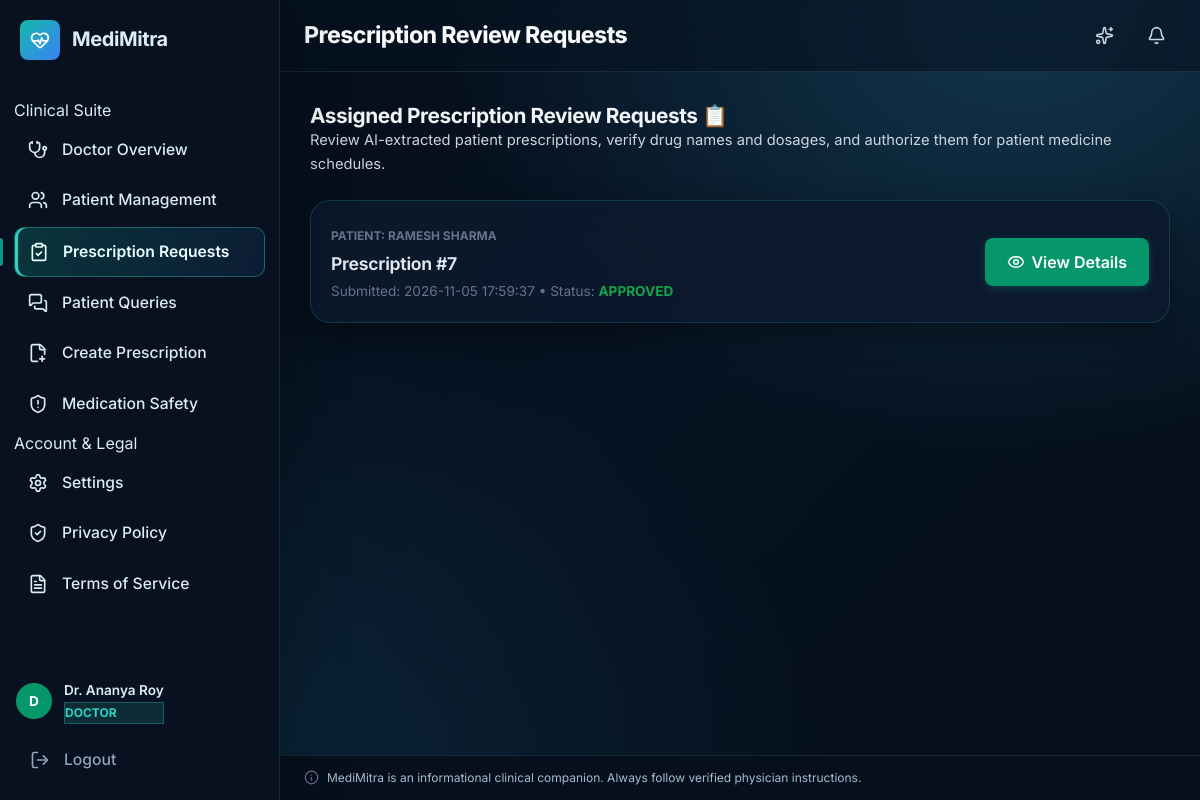
The page /doctor/prescriptions (signed in) on the database its author committed.
### tables this page shows
CREATE TABLE users (
    id INTEGER PRIMARY KEY AUTOINCREMENT,
    username TEXT UNIQUE NOT NULL,
    email TEXT UNIQUE NOT NULL,
    password_hash TEXT NOT NULL,
    full_name TEXT NOT NULL,
    role TEXT NOT NULL DEFAULT 'patient',  -- 'patient' or 'caregiver'
    phone TEXT,
    created_at TIMESTAMP DEFAULT CURRENT_TIMESTAMP,
    updated_at TIMESTAMP DEFAULT CURRENT_TIMESTAMP
, is_active INTEGER DEFAULT 1, language TEXT DEFAULT en, auto_camera INTEGER DEFAULT 1);

CREATE TABLE prescriptions (
    id INTEGER PRIMARY KEY AUTOINCREMENT,
    user_id INTEGER NOT NULL,
    image_path TEXT NOT NULL,
    raw_ocr_text TEXT,
    extracted_data TEXT,    -- JSON of parsed prescription
    doctor_name TEXT,
    hospital_name TEXT,
    scan_date TIMESTAMP DEFAULT CURRENT_TIMESTAMP,
    verified INTEGER DEFAULT 0, status TEXT NOT NULL DEFAULT 'uploaded', assigned_doctor_id INTEGER, patient_confirmed_at TIMESTAMP, approved_at TIMESTAMP,
    FOREIGN KEY (user_id) REFERENCES users(id)
);

### routes/doctor.py (the view)
@doctor_bp.get("/prescriptions")
@login_required
def prescriptions():
    profile = _require_verified_doctor()
    if not profile:
        abort(403)
    rows = query_db(
        """SELECT p.*, u.full_name AS patient_name, u.email AS patient_email
           FROM prescriptions p
           JOIN users u ON u.id = p.user_id
           WHERE p.assigned_doctor_id = ?
           ORDER BY p.patient_confirmed_at DESC""",
        [session["user_id"]]
    )
    items = []
    for r in rows:
        d = dict(r)
        d["fields"] = json.loads(d.get("extracted_data") or "{}")
        items.append(d)
    return render_template("doctor_prescriptions.html", prescriptions=items)

### templates/doctor_prescriptions.html (shortened to what this page needs)
{% extends "base.html" %}
{% block page_title %}Prescription Review Requests{% endblock %}
{% block content %}
<div style="max-width: 1000px; margin: 0 auto;">
    <div style="margin-bottom: 24px;">
        <h2>Assigned Prescription Review Requests 📋</h2>
        <p style="color:#64748b;">Review AI-extracted patient prescriptions, verify drug names and dosages, and authorize them for patient medicine schedules.</p>
    </div>
    <div style="display:flex; flex-direction:column; gap:16px;">
        {% if prescriptions %}
            {% for p in prescriptions %}
            <div class="card" style="padding:20px; display:flex; justify-content:space-between; align-items:center; flex-wrap:wrap; gap:16px; border-left:4px solid {% if p.status == 'approved' %}#16a34a{% elif p.status == 'under_review' %}#f59e0b{% elif p.status == 'rejected' %}#ef4444{% else %}#0284c7{% endif %};">
                <div>
                    <span style="font-size:0.75rem; text-transform:uppercase; font-weight:700; color:#64748b;">
                        Patient: {{ p.patient_name }}
                    </span>
                    <h3 style="margin:4px 0; font-size:1.15rem; color:#0f172a;">
                        Prescription #{{ p.id }}
                    </h3>
                    <div style="font-size:0.85rem; color:#64748b;">
                        Submitted: {{ p.patient_confirmed_at or p.scan_date }} • Status:
                        <strong style="text-transform:uppercase; color:{% if p.status == 'approved' %}#16a34a{% elif p.status == 'under_review' %}#d97706{% else %}#dc2626{% endif %};">
                            {{ p.status }}
                        </strong>
                    </div>
                </div>
                <div style="display:flex; align-items:center; gap:12px;">
                    <a href="{{ url_for('doctor.review', prescription_id=p.id) }}" class="btn btn-primary" style="background:#059669; border:none; display:inline-flex; align-items:center; gap:6px;">
                        <i data-lucide="eye" style="width:16px;height:16px;"></i>
                        <span>{% if p.status == 'under_review' %}Review &amp; Approve{% else %}View Details{% endif %}</span>
                    </a>
                </div>
            </div>
            {% endfor %}
        {% else %}
            <div class="card" style="text-align:center; padding:48px; color:#64748b;">
                <i data-lucide="inbox" style="width:48px;height:48px;color:#cbd5e1;margin-bottom:12px;"></i>
                <p style="margin:0; font-weight:600;">No prescriptions in queue.</p>
            </div>
        {% endif %}
    </div>
</div>
{% endblock %}

### templates/base.html (shortened to what this page needs)
<!DOCTYPE html>
<html lang="en">
<head>
    <link rel="stylesheet" href="{{ url_for('static', filename='css/style.css') }}">
    <link rel="stylesheet" href="{{ url_for('static', filename='css/responsive.css') }}">
</head>
<body>
    {% if current_user %}
    <aside class="sidebar" id="sidebar">
        <div class="sidebar-header">
            <div class="logo">
                <div class="logo-icon">
                    <i data-lucide="heart-pulse"></i>
                </div>
                <span class="logo-text">MediMitra</span>
            </div>
        </div>
        <nav class="sidebar-nav">
            <ul>
                {% if current_user.role == 'patient' %}
                <li class="nav-section-label"><span>Patient Care</span></li>
                <li><a href="{{ url_for('dashboard.index') }}" class="nav-link {% if request.endpoint == 'dashboard.index' %}active{% endif %}"><i data-lucide="layout-dashboard"></i><span>Health Overview</span></a></li>
                <li><a href="{{ url_for('scanner.medicine_scan') }}" class="nav-link {% if request.endpoint == 'scanner.medicine_scan' %}active{% endif %}"><i data-lucide="scan"></i><span>AI Medicine Scanner</span></a></li>
                <li><a href="{{ url_for('scanner.scan') }}" class="nav-link {% if request.endpoint == 'scanner.scan' %}active{% endif %}"><i data-lucide="file-text"></i><span>Prescription Scanner</span></a></li>
                <li><a href="{{ url_for('prescriptions.index') }}" class="nav-link {% if request.endpoint == 'prescriptions.index' %}active{% endif %}"><i data-lucide="file-check-2"></i><span>My Prescriptions</span></a></li>
                <li><a href="{{ url_for('medicines.index') }}" class="nav-link {% if request.endpoint and 'medicines' in request.endpoint %}active{% endif %}"><i data-lucide="pill"></i><span>Medicine Cabinet</span></a></li>
                <li><a href="{{ url_for('schedule.index') }}" class="nav-link {% if request.endpoint and 'schedule' in request.endpoint %}active{% endif %}"><i data-lucide="calendar-clock"></i><span>Smart Reminders</span></a></li>
                <li><a href="{{ url_for('assistant.index') }}" class="nav-link {% if request.endpoint and 'assistant' in request.endpoint %}active{% endif %}"><i data-lucide="bot"></i><span>AI Health Assistant</span></a></li>
                <li><a href="{{ url_for('queries.patient_queries') }}" class="nav-link {% if request.endpoint and 'queries' in request.endpoint %}active{% endif %}"><i data-lucide="message-square-plus"></i><span>Ask My Doctor</span></a></li>
                <li><a href="{{ url_for('records.index') }}" class="nav-link {% if request.endpoint and 'records' in request.endpoint %}active{% endif %}"><i data-lucide="clipboard-list"></i><span>Health Records</span></a></li>
                <li><a href="{{ url_for('safety.index') }}" class="nav-link {% if request.endpoint and 'safety' in request.endpoint %}active{% endif %}"><i data-lucide="shield-check"></i><span>Safety Centre</span></a></li>
                <li><a href="{{ url_for('reports.index') }}" class="nav-link {% if request.endpoint and 'reports' in request.endpoint %}active{% endif %}"><i data-lucide="bar-chart-3"></i><span>Adherence Reports</span></a></li>
                {% elif current_user.role == 'doctor' %}
                <li class="nav-section-label"><span>Clinical Suite</span></li>
                <li><a href="{{ url_for('doctor.index') }}" class="nav-link {% if request.endpoint == 'doctor.index' %}active{% endif %}"><i data-lucide="stethoscope"></i><span>Doctor Overview</span></a></li>
                <li><a href="{{ url_for('doctor.patients') }}" class="nav-link {% if request.endpoint in ['doctor.patients', 'doctor.patient_detail'] %}active{% endif %}"><i data-lucide="users"></i><span>Patient Management</span></a></li>
                <li><a href="{{ url_for('doctor.prescriptions') }}" class="nav-link {% if request.endpoint in ['doctor.prescriptions', 'doctor.review'] %}active{% endif %}"><i data-lucide="clipboard-check"></i><span>Prescription Requests</span></a></li>
                <li><a href="{{ url_for('doctor.queries') }}" class="nav-link {% if request.endpoint == 'doctor.queries' %}active{% endif %}"><i data-lucide="messages-square"></i><span>Patient Queries</span></a></li>
                <li><a href="{{ url_for('doctor.create_prescription') }}" class="nav-link {% if request.endpoint == 'doctor.create_prescription' %}active{% endif %}"><i data-lucide="file-plus-2"></i><span>Create Prescription</span></a></li>
                <li><a href="{{ url_for('doctor.safety') }}" class="nav-link {% if request.endpoint == 'doctor.safety' %}active{% endif %}"><i data-lucide="shield-alert"></i><span>Medication Safety</span></a></li>
                {% elif current_user.role == 'pharmacist' %}
                <li class="nav-section-label"><span>Pharmacy</span></li>
                <li><a href="{{ url_for('pharmacy.index') }}" class="nav-link {% if request.endpoint and 'pharmacy' in request.endpoint %}active{% endif %}"><i data-lucide="store"></i><span>Pharmacy Overview</span></a></li>
                {% endif %}
                <li class="nav-section-label"><span>Account &amp; Legal</span></li>
                <li><a href="{{ url_for('auth.settings') }}" class="nav-link {% if request.endpoint and 'settings' in request.endpoint %}active{% endif %}"><i data-lucide="settings"></i><span>Settings</span></a></li>
                <li><a href="{{ url_for('api.privacy_policy') }}" class="nav-link"><i data-lucide="shield-check"></i><span>Privacy Policy</span></a></li>
                <li><a href="{{ url_for('api.terms_of_service') }}" class="nav-link"><i data-lucide="file-text"></i><span>Terms of Service</span></a></li>
            </ul>
        </nav>
        <div class="sidebar-footer">
            <div class="user-card">
                <div class="user-avatar" style="background: {% if current_user.role == 'doctor' %}#059669{% elif current_user.role == 'admin' %}#4f46e5{% elif current_user.role == 'caregiver' %}#d97706{% else %}#0284c7{% endif %}; color: white;">
                    {{ current_user.full_name[0] | upper }}
                </div>
                <div class="user-info">
                    <span class="user-name">{{ current_user.full_name }}</span>
                    <span class="user-role badge-role" style="font-size:0.75rem; text-transform:uppercase; font-weight:700; color:{% if current_user.role == 'doctor' %}#059669{% elif current_user.role == 'admin' %}#4f46e5{% elif current_user.role == 'caregiver' %}#d97706{% else %}#0284c7{% endif %};">
                        {{ current_user.role }}
                    </span>
                </div>
            </div>
            <a href="{{ url_for('auth.logout') }}" class="nav-link logout-link">
                <i data-lucide="log-out"></i>
                <span>Logout</span>
            </a>
        </div>
    </aside>
    <main class="main-content" id="mainContent">
        <header class="topbar">
            <div class="topbar-title">
                <h1>{% block page_title %}Dashboard{% endblock %}</h1>
            </div>
            <div class="topbar-actions" style="display:flex; align-items:center; gap:12px;">
                <button type="button" class="icon-btn" onclick="playSplashAnimation(true)" title="Replay 3D Intro & Sound" aria-label="Replay 3D Intro">
                    <i data-lucide="sparkles"></i>
                </button>
                <button class="icon-btn" aria-label="Notifications">
                    <i data-lucide="bell"></i>
                </button>
            </div>
        </header>
        <div class="page-content">
            {% block content %}{% endblock %}
        </div>
        <footer class="disclaimer">
            <i data-lucide="info" style="width:14px;height:14px"></i>
            <span>MediMitra is an informational clinical companion. Always follow verified physician instructions.</span>
        </footer>
    </main>
    {% endif %}
</body>
</html>

### rows shown on the page
users: full_name "D", full_name "Dr. Ananya Roy", role "DOCTOR"
prescriptions: patient_name "RAMESH SHARMA", id "7", patient_confirmed_at "2026-11-05 17:59:37", status "APPROVED", shows "View Details"
